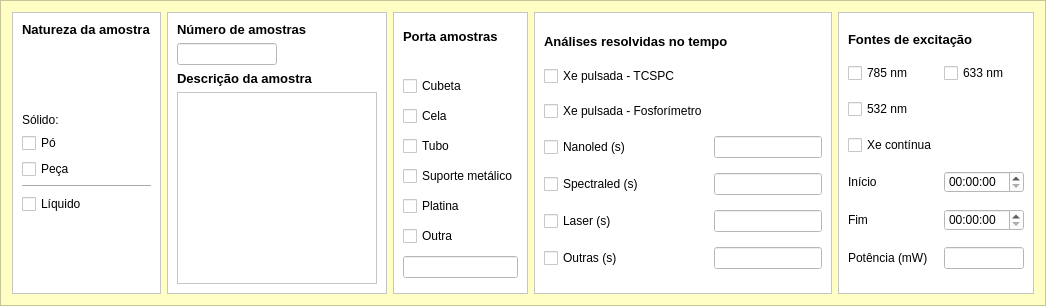
        <widget class="QFrame" name="frame_3">
         <property name="minimumSize">
          <size>
           <width>1000</width>
           <height>200</height>
          </size>
         </property>
         <property name="maximumSize">
          <size>
           <width>16777215</width>
           <height>16777215</height>
          </size>
         </property>
         <property name="styleSheet">
          <string notr="true">background-color: rgb(255, 255, 197);</string>
         </property>
         <property name="frameShape">
          <enum>QFrame::StyledPanel</enum>
         </property>
         <property name="frameShadow">
          <enum>QFrame::Raised</enum>
         </property>
         <layout class="QHBoxLayout" name="horizontalLayout">
          <item>
           <widget class="QFrame" name="frame_11">
            <property name="minimumSize">
             <size>
              <width>0</width>
              <height>0</height>
             </size>
            </property>
            <property name="maximumSize">
             <size>
              <width>350</width>
              <height>16777215</height>
             </size>
            </property>
            <property name="styleSheet">
             <string notr="true">background-color: rgb(255, 255, 255);</string>
            </property>
            <property name="frameShape">
             <enum>QFrame::StyledPanel</enum>
            </property>
            <property name="frameShadow">
             <enum>QFrame::Raised</enum>
            </property>
            <layout class="QVBoxLayout" name="verticalLayout_6">
             <item>
              <widget class="QLabel" name="label_2">
               <property name="font">
                <font>
                 <pointsize>10</pointsize>
                 <weight>75</weight>
                 <bold>true</bold>
                </font>
               </property>
               <property name="text">
                <string>Natureza da amostra</string>
               </property>
              </widget>
             </item>
             <item>
              <spacer name="verticalSpacer_8">
               <property name="orientation">
                <enum>Qt::Vertical</enum>
               </property>
               <property name="sizeHint" stdset="0">
                <size>
                 <width>20</width>
                 <height>40</height>
                </size>
               </property>
              </spacer>
             </item>
             <item>
              <widget class="QLabel" name="label_21">
               <property name="text">
                <string>Sólido:</string>
               </property>
              </widget>
             </item>
             <item>
              <widget class="QCheckBox" name="powder_checkBox">
               <property name="text">
                <string>Pó</string>
               </property>
              </widget>
             </item>
             <item>
              <widget class="QCheckBox" name="piece_checkBox">
               <property name="text">
                <string>Peça</string>
               </property>
              </widget>
             </item>
             <item>
              <widget class="Line" name="line_2">
               <property name="orientation">
                <enum>Qt::Horizontal</enum>
               </property>
              </widget>
             </item>
             <item>
              <widget class="QCheckBox" name="liquido_checkBox">
               <property name="text">
                <string>Líquido</string>
               </property>
              </widget>
             </item>
             <item>
              <spacer name="verticalSpacer_5">
               <property name="orientation">
                <enum>Qt::Vertical</enum>
               </property>
               <property name="sizeHint" stdset="0">
                <size>
                 <width>20</width>
                 <height>40</height>
                </size>
               </property>
              </spacer>
             </item>
            </layout>
           </widget>
          </item>
          <item>
           <widget class="QFrame" name="frame_12">
            <property name="minimumSize">
             <size>
              <width>0</width>
              <height>0</height>
             </size>
            </property>
            <property name="maximumSize">
             <size>
              <width>220</width>
              <height>16777215</height>
             </size>
            </property>
            <property name="styleSheet">
             <string notr="true">background-color: rgb(255, 255, 255);</string>
            </property>
            <property name="frameShape">
             <enum>QFrame::StyledPanel</enum>
            </property>
            <property name="frameShadow">
             <enum>QFrame::Raised</enum>
            </property>
            <layout class="QVBoxLayout" name="verticalLayout_5">
             <item>
              <widget class="QLabel" name="label">
               <property name="minimumSize">
                <size>
                 <width>110</width>
                 <height>0</height>
                </size>
               </property>
               <property name="font">
                <font>
                 <pointsize>10</pointsize>
                 <weight>75</weight>
                 <bold>true</bold>
                </font>
               </property>
               <property name="text">
                <string>Número de amostras</string>
               </property>
              </widget>
             </item>
             <item>
              <widget class="QLineEdit" name="numero_amostras_lineEdit">
               <property name="maximumSize">
                <size>
                 <width>100</width>
                 <height>16777215</height>
                </size>
               </property>
              </widget>
             </item>
             <item>
              <widget class="QLabel" name="label_3">
               <property name="font">
                <font>
                 <pointsize>10</pointsize>
                 <weight>75</weight>
                 <bold>true</bold>
                </font>
               </property>
               <property name="text">
                <string>Descrição da amostra</string>
               </property>
              </widget>
             </item>
             <item>
              <widget class="QPlainTextEdit" name="description_plainTextEdit">
               <property name="minimumSize">
                <size>
                 <width>0</width>
                 <height>0</height>
                </size>
               </property>
               <property name="maximumSize">
                <size>
                 <width>16777215</width>
                 <height>16777215</height>
                </size>
               </property>
              </widget>
             </item>
            </layout>
           </widget>
          </item>
          <item>
           <widget class="QFrame" name="frame_14">
            <property name="maximumSize">
             <size>
              <width>170</width>
              <height>16777215</height>
             </size>
            </property>
            <property name="styleSheet">
             <string notr="true">background-color: rgb(255, 255, 255);</string>
            </property>
            <property name="frameShape">
             <enum>QFrame::StyledPanel</enum>
            </property>
            <property name="frameShadow">
             <enum>QFrame::Raised</enum>
            </property>
            <layout class="QGridLayout" name="gridLayout_3">
             <item row="3" column="0">
              <widget class="QCheckBox" name="cubeta_checkBox">
               <property name="text">
                <string>Cubeta</string>
               </property>
              </widget>
             </item>
             <item row="1" column="0">
              <spacer name="verticalSpacer">
               <property name="orientation">
                <enum>Qt::Vertical</enum>
               </property>
               <property name="sizeType">
                <enum>QSizePolicy::Preferred</enum>
               </property>
               <property name="sizeHint" stdset="0">
                <size>
                 <width>20</width>
                 <height>20</height>
                </size>
               </property>
              </spacer>
             </item>
             <item row="4" column="0">
              <widget class="QCheckBox" name="cela_checkBox">
               <property name="text">
                <string>Cela</string>
               </property>
              </widget>
             </item>
             <item row="5" column="0">
              <widget class="QCheckBox" name="tubo_checkBox">
               <property name="text">
                <string>Tubo</string>
               </property>
              </widget>
             </item>
             <item row="0" column="0">
              <widget class="QLabel" name="label_4">
               <property name="enabled">
                <bool>true</bool>
               </property>
               <property name="maximumSize">
                <size>
                 <width>150</width>
                 <height>20</height>
                </size>
               </property>
               <property name="font">
                <font>
                 <pointsize>10</pointsize>
                 <weight>75</weight>
                 <bold>true</bold>
                </font>
               </property>
               <property name="text">
                <string>Porta amostras</string>
               </property>
              </widget>
             </item>
             <item row="6" column="0">
              <widget class="QCheckBox" name="suporte_checkBox">
               <property name="text">
                <string>Suporte metálico</string>
               </property>
              </widget>
             </item>
             <item row="7" column="0">
              <widget class="QCheckBox" name="platina_checkBox">
               <property name="text">
                <string>Platina</string>
               </property>
              </widget>
             </item>
             <item row="8" column="0">
              <widget class="QCheckBox" name="othersmpl_checkBox">
               <property name="text">
                <string>Outra</string>
               </property>
              </widget>
             </item>
             <item row="9" column="0">
              <widget class="QLineEdit" name="other_smpl_lineEdit"/>
             </item>
            </layout>
           </widget>
          </item>
          <item>
           <widget class="QFrame" name="frame_15">
            <property name="maximumSize">
             <size>
              <width>350</width>
              <height>16777215</height>
             </size>
            </property>
            <property name="styleSheet">
             <string notr="true">background-color: rgb(255, 255, 255);</string>
            </property>
            <property name="frameShape">
             <enum>QFrame::StyledPanel</enum>
            </property>
            <property name="frameShadow">
             <enum>QFrame::Raised</enum>
            </property>
            <layout class="QGridLayout" name="gridLayout_4">
             <item row="3" column="0">
              <widget class="QCheckBox" name="xefosfor_checkBox">
               <property name="text">
                <string>Xe pulsada - Fosforímetro</string>
               </property>
              </widget>
             </item>
             <item row="2" column="0">
              <widget class="QCheckBox" name="xetcspc_checkBox">
               <property name="text">
                <string>Xe pulsada - TCSPC</string>
               </property>
              </widget>
             </item>
             <item row="1" column="0" colspan="2">
              <widget class="QLabel" name="label_5">
               <property name="maximumSize">
                <size>
                 <width>16777215</width>
                 <height>20</height>
                </size>
               </property>
               <property name="font">
                <font>
                 <pointsize>10</pointsize>
                 <weight>75</weight>
                 <bold>true</bold>
                </font>
               </property>
               <property name="text">
                <string>Análises resolvidas no tempo</string>
               </property>
              </widget>
             </item>
             <item row="5" column="0">
              <widget class="QCheckBox" name="spectraled_checkBox">
               <property name="text">
                <string>Spectraled (s)</string>
               </property>
              </widget>
             </item>
             <item row="4" column="0">
              <widget class="QCheckBox" name="nanoled_checkBox">
               <property name="text">
                <string>Nanoled (s)</string>
               </property>
              </widget>
             </item>
             <item row="6" column="0">
              <widget class="QCheckBox" name="laser_checkBox">
               <property name="text">
                <string>Laser (s)</string>
               </property>
              </widget>
             </item>
             <item row="7" column="0">
              <widget class="QCheckBox" name="otheranaly_checkBox">
               <property name="text">
                <string>Outras (s)</string>
               </property>
              </widget>
             </item>
             <item row="6" column="1">
              <widget class="QLineEdit" name="laser_lineEdit"/>
             </item>
             <item row="5" column="1">
              <widget class="QLineEdit" name="spectraled_lineEdit"/>
             </item>
             <item row="4" column="1">
              <widget class="QLineEdit" name="nanoled_lineEdit"/>
             </item>
             <item row="7" column="1">
              <widget class="QLineEdit" name="otheranaly_lineEdit"/>
             </item>
            </layout>
           </widget>
          </item>
          <item>
           <widget class="QFrame" name="frame_16">
            <property name="maximumSize">
             <size>
              <width>16777215</width>
              <height>16777215</height>
             </size>
            </property>
            <property name="styleSheet">
             <string notr="true">background-color: rgb(255, 255, 255);</string>
            </property>
            <property name="frameShape">
             <enum>QFrame::StyledPanel</enum>
            </property>
            <property name="frameShadow">
             <enum>QFrame::Raised</enum>
            </property>
            <layout class="QGridLayout" name="gridLayout_6">
             <item row="6" column="1">
              <widget class="QLineEdit" name="laser_power_lineEdit">
               <property name="maximumSize">
                <size>
                 <width>80</width>
                 <height>16777215</height>
                </size>
               </property>
              </widget>
             </item>
             <item row="5" column="0">
              <widget class="QLabel" name="label_11">
               <property name="text">
                <string>Fim</string>
               </property>
              </widget>
             </item>
             <item row="5" column="1">
              <widget class="QTimeEdit" name="fonte_stop_timeEdit"/>
             </item>
             <item row="6" column="0">
              <widget class="QLabel" name="label_9">
               <property name="minimumSize">
                <size>
                 <width>0</width>
                 <height>20</height>
                </size>
               </property>
               <property name="maximumSize">
                <size>
                 <width>16777215</width>
                 <height>20</height>
                </size>
               </property>
               <property name="text">
                <string>Potência (mW)</string>
               </property>
              </widget>
             </item>
             <item row="0" column="0" colspan="2">
              <widget class="QLabel" name="label_6">
               <property name="enabled">
                <bool>true</bool>
               </property>
               <property name="maximumSize">
                <size>
                 <width>16777215</width>
                 <height>15</height>
                </size>
               </property>
               <property name="font">
                <font>
                 <pointsize>10</pointsize>
                 <weight>75</weight>
                 <bold>true</bold>
                </font>
               </property>
               <property name="text">
                <string>Fontes de excitação</string>
               </property>
              </widget>
             </item>
             <item row="4" column="1">
              <widget class="QTimeEdit" name="fonte_start_timeEdit"/>
             </item>
             <item row="4" column="0">
              <widget class="QLabel" name="label_10">
               <property name="text">
                <string>Início</string>
               </property>
              </widget>
             </item>
             <item row="2" column="0">
              <widget class="QCheckBox" name="laser532_checkBox">
               <property name="text">
                <string>532 nm</string>
               </property>
              </widget>
             </item>
             <item row="1" column="0">
              <widget class="QCheckBox" name="laser785_checkBox">
               <property name="text">
                <string>785 nm</string>
               </property>
              </widget>
             </item>
             <item row="1" column="1">
              <widget class="QCheckBox" name="laser633_checkBox">
               <property name="text">
                <string>633 nm</string>
               </property>
              </widget>
             </item>
             <item row="3" column="0">
              <widget class="QCheckBox" name="xecont_checkBox">
               <property name="text">
                <string>Xe contínua</string>
               </property>
              </widget>
             </item>
            </layout>
           </widget>
          </item>
         </layout>
        </widget>
